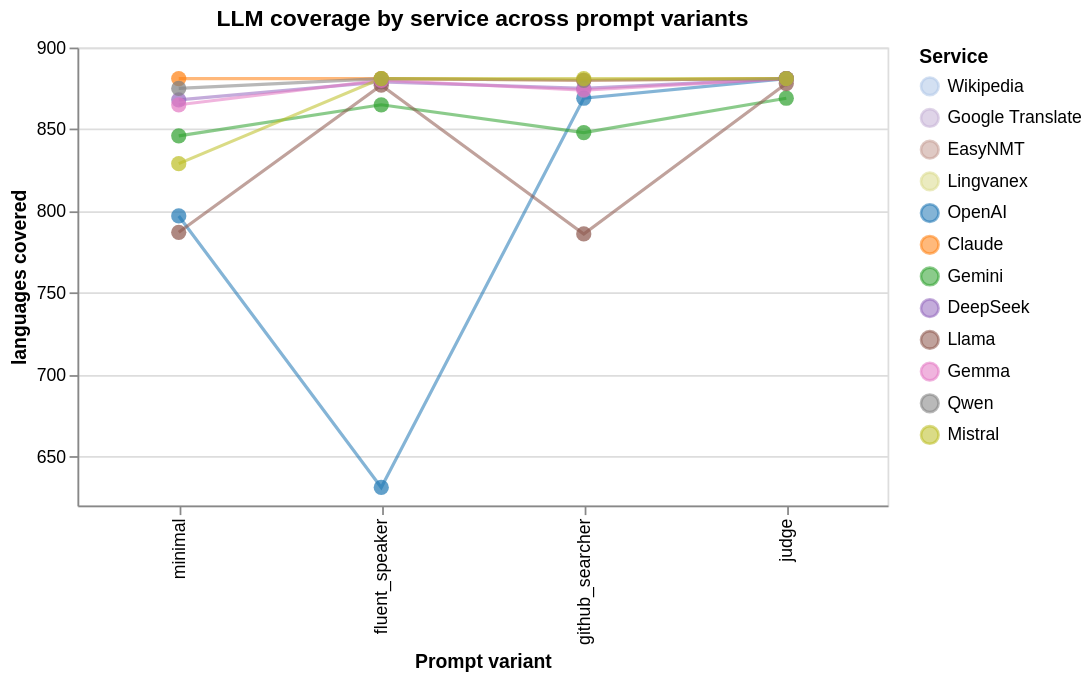

The code cell stored with this chart in its notebook:
### Markdown cell above
### Coverage Across Prompt Variants

This is the prompt-sensitive version of the availability snapshot in Notebook 02. Each line follows one LLM service across prompt variants, making it easy to see where coverage changes with prompt framing before moving into agreement and consensus metrics.

### Code cell
coverage_line = alt.Chart(fp_df).mark_line(opacity=0.55, strokeWidth=1.8).encode(
    x=alt.X("variant:N", sort=VARIANTS, title="Prompt variant"),
    y=alt.Y("n_languages:Q", title="languages covered", scale=alt.Scale(zero=False)),
    color=alt.Color(
        "service:N",
        sort=llm_order,
        scale=alt.Scale(domain=list(SERVICE_COLOURS.keys()), range=list(SERVICE_COLOURS.values())),
        title="Service",
    ),
    detail="service:N",
)
coverage_points = alt.Chart(fp_df).mark_point(filled=True, size=75).encode(
    x=alt.X("variant:N", sort=VARIANTS, title="Prompt variant"),
    y=alt.Y("n_languages:Q", title="languages covered", scale=alt.Scale(zero=False)),
    color=alt.Color(
        "service:N",
        sort=llm_order,
        scale=alt.Scale(domain=list(SERVICE_COLOURS.keys()), range=list(SERVICE_COLOURS.values())),
        title="Service",
    ),
    tooltip=[
        "service:N",
        "variant:N",
        alt.Tooltip("n_languages:Q", title="languages covered"),
        alt.Tooltip("mean_word_count:Q", format=".2f", title="mean word count"),
        alt.Tooltip("mean_llm_confidence:Q", format=".3f", title="mean LLM confidence"),
    ],
)

display((coverage_line + coverage_points).properties(
    width=460,
    height=260,
    title="LLM coverage by service across prompt variants",
))

### Figure 1 — Vega specification as saved in the notebook (floating-point values rounded to 4 significant figures)
{"$schema": "https://vega.github.io/schema/vega/v6.json", "data": [{"name": "source_0", "values": [{"service": "Claude", "variant": "minimal", "n_languages": 881, "mean_word_count": 2.71, "mean_llm_confidence": 0.23, "x_variant_sort_index": 0.0, "color_service_sort_index": 0.0}, {"service": "OpenAI", "variant": "minimal", "n_languages": 797, "mean_word_count": 2.29, "mean_llm_confidence": 0.232, "x_variant_sort_index": 0.0, "color_service_sort_index": 1.0}, {"service": "Gemini", "variant": "minimal", "n_languages": 846, "mean_word_count": 2.65, "mean_llm_confidence": 0.231, "x_variant_sort_index": 0.0, "color_service_sort_index": 2.0}, {"service": "DeepSeek", "variant": "minimal", "n_languages": 868, "mean_word_count": 2.74, "mean_llm_confidence": 0.23, "x_variant_sort_index": 0.0, "color_service_sort_index": 3.0}, {"service": "Llama", "variant": "minimal", "n_languages": 787, "mean_word_count": 2.31, "mean_llm_confidence": 0.231, "x_variant_sort_index": 0.0, "color_service_sort_index": 4.0}, {"service": "Gemma", "variant": "minimal", "n_languages": 865, "mean_word_count": 2.53, "mean_llm_confidence": 0.231, "x_variant_sort_index": 0.0, "color_service_sort_index": 5.0}, {"service": "Qwen", "variant": "minimal", "n_languages": 875, "mean_word_count": 2.08, "mean_llm_confidence": 0.23, "x_variant_sort_index": 0.0, "color_service_sort_index": 6.0}, {"service": "Mistral", "variant": "minimal", "n_languages": 829, "mean_word_count": 2.63, "mean_llm_confidence": 0.229, "x_variant_sort_index": 0.0, "color_service_sort_index": 7.0}, {"service": "Claude", "variant": "fluent_speaker", "n_languages": 881, "mean_word_count": 2.75, "mean_llm_confidence": 0.21, "x_variant_sort_index": 1.0, "color_service_sort_index": 0.0}, {"service": "OpenAI", "variant": "fluent_speaker", "n_languages": 631, "mean_word_count": 2.44, "mean_llm_confidence": 0.23, "x_variant_sort_index": 1.0, "color_service_sort_index": 1.0}, {"service": "Gemini", "variant": "fluent_speaker", "n_languages": 865, "mean_word_count": 2.75, "mean_llm_confidence": 0.211, "x_variant_sort_index": 1.0, "color_service_sort_index": 2.0}, {"service": "DeepSeek", "variant": "fluent_speaker", "n_languages": 879, "mean_word_count": 2.79, "mean_llm_confidence": 0.21, "x_variant_sort_index": 1.0, "color_service_sort_index": 3.0}, {"service": "Llama", "variant": "fluent_speaker", "n_languages": 877, "mean_word_count": 2.6, "mean_llm_confidence": 0.21, "x_variant_sort_index": 1.0, "color_service_sort_index": 4.0}, {"service": "Gemma", "variant": "fluent_speaker", "n_languages": 880, "mean_word_count": 2.6, "mean_llm_confidence": 0.21, "x_variant_sort_index": 1.0, "color_service_sort_index": 5.0}, {"service": "Qwen", "variant": "fluent_speaker", "n_languages": 881, "mean_word_count": 2.16, "mean_llm_confidence": 0.21, "x_variant_sort_index": 1.0, "color_service_sort_index": 6.0}, {"service": "Mistral", "variant": "fluent_speaker", "n_languages": 881, "mean_word_count": 2.87, "mean_llm_confidence": 0.21, "x_variant_sort_index": 1.0, "color_service_sort_index": 7.0}, {"service": "Claude", "variant": "github_searcher", "n_languages": 880, "mean_word_count": 2.57, "mean_llm_confidence": 0.266, "x_variant_sort_index": 2.0, "color_service_sort_index": 0.0}, {"service": "OpenAI", "variant": "github_searcher", "n_languages": 869, "mean_word_count": 2.22, "mean_llm_confidence": 0.267, "x_variant_sort_index": 2.0, "color_service_sort_index": 1.0}, {"service": "Gemini", "variant": "github_searcher", "n_languages": 848, "mean_word_count": 2.63, "mean_llm_confidence": 0.267, "x_variant_sort_index": 2.0, "color_service_sort_index": 2.0}, {"service": "DeepSeek", "variant": "github_searcher", "n_languages": 875, "mean_word_count": 2.29, "mean_llm_confidence": 0.267, "x_variant_sort_index": 2.0, "color_service_sort_index": 3.0}, {"service": "Llama", "variant": "github_searcher", "n_languages": 786, "mean_word_count": 2.27, "mean_llm_confidence": 0.264, "x_variant_sort_index": 2.0, "color_service_sort_index": 4.0}, {"service": "Gemma", "variant": "github_searcher", "n_languages": 874, "mean_word_count": 2.26, "mean_llm_confidence": 0.267, "x_variant_sort_index": 2.0, "color_service_sort_index": 5.0}, {"service": "Qwen", "variant": "github_searcher", "n_languages": 880, "mean_word_count": 2.13, "mean_llm_confidence": 0.266, "x_variant_sort_index": 2.0, "color_service_sort_index": 6.0}, {"service": "Mistral", "variant": "github_searcher", "n_languages": 881, "mean_word_count": 2.17, "mean_llm_confidence": 0.266, "x_variant_sort_index": 2.0, "color_service_sort_index": 7.0}, {"service": "Claude", "variant": "judge", "n_languages": 881, "mean_word_count": 2.62, "mean_llm_confidence": 0.494, "x_variant_sort_index": 3.0, "color_service_sort_index": 0.0}, {"service": "OpenAI", "variant": "judge", "n_languages": 881, "mean_word_count": 2.62, "mean_llm_confidence": 0.494, "x_variant_sort_index": 3.0, "color_service_sort_index": 1.0}, {"service": "Gemini", "variant": "judge", "n_languages": 869, "mean_word_count": 2.85, "mean_llm_confidence": 0.494, "x_variant_sort_index": 3.0, "color_service_sort_index": 2.0}, {"service": "DeepSeek", "variant": "judge", "n_languages": 881, "mean_word_count": 2.78, "mean_llm_confidence": 0.494, "x_variant_sort_index": 3.0, "color_service_sort_index": 3.0}, {"service": "Llama", "variant": "judge", "n_languages": 878, "mean_word_count": 2.79, "mean_llm_confidence": 0.493, "x_variant_sort_index": 3.0, "color_service_sort_index": 4.0}, {"service": "Gemma", "variant": "judge", "n_languages": 881, "mean_word_count": 2.5, "mean_llm_confidence": 0.494, "x_variant_sort_index": 3.0, "color_service_sort_index": 5.0}, {"service": "Qwen", "variant": "judge", "n_languages": 881, "mean_word_count": 2.59, "mean_llm_confidence": 0.494, "x_variant_sort_index": 3.0, "color_service_sort_index": 6.0}, {"service": "Mistral", "variant": "judge", "n_languages": 881, "mean_word_count": 2.72, "mean_llm_confidence": 0.494, "x_variant_sort_index": 3.0, "color_service_sort_index": 7.0}]}, {"name": "data_0", "values": [{"mean_llm_confidence": 0.23, "mean_word_count": 2.71, "n_languages": 881, "service": "Claude", "variant": "minimal"}, {"mean_llm_confidence": 0.232, "mean_word_count": 2.29, "n_languages": 797, "service": "OpenAI", "variant": "minimal"}, {"mean_llm_confidence": 0.231, "mean_word_count": 2.65, "n_languages": 846, "service": "Gemini", "variant": "minimal"}, {"mean_llm_confidence": 0.23, "mean_word_count": 2.74, "n_languages": 868, "service": "DeepSeek", "variant": "minimal"}, {"mean_llm_confidence": 0.231, "mean_word_count": 2.31, "n_languages": 787, "service": "Llama", "variant": "minimal"}, {"mean_llm_confidence": 0.231, "mean_word_count": 2.53, "n_languages": 865, "service": "Gemma", "variant": "minimal"}, {"mean_llm_confidence": 0.23, "mean_word_count": 2.08, "n_languages": 875, "service": "Qwen", "variant": "minimal"}, {"mean_llm_confidence": 0.229, "mean_word_count": 2.63, "n_languages": 829, "service": "Mistral", "variant": "minimal"}, {"mean_llm_confidence": 0.21, "mean_word_count": 2.75, "n_languages": 881, "service": "Claude", "variant": "fluent_speaker"}, {"mean_llm_confidence": 0.23, "mean_word_count": 2.44, "n_languages": 631, "service": "OpenAI", "variant": "fluent_speaker"}, {"mean_llm_confidence": 0.211, "mean_word_count": 2.75, "n_languages": 865, "service": "Gemini", "variant": "fluent_speaker"}, {"mean_llm_confidence": 0.21, "mean_word_count": 2.79, "n_languages": 879, "service": "DeepSeek", "variant": "fluent_speaker"}, {"mean_llm_confidence": 0.21, "mean_word_count": 2.6, "n_languages": 877, "service": "Llama", "variant": "fluent_speaker"}, {"mean_llm_confidence": 0.21, "mean_word_count": 2.6, "n_languages": 880, "service": "Gemma", "variant": "fluent_speaker"}, {"mean_llm_confidence": 0.21, "mean_word_count": 2.16, "n_languages": 881, "service": "Qwen", "variant": "fluent_speaker"}, {"mean_llm_confidence": 0.21, "mean_word_count": 2.87, "n_languages": 881, "service": "Mistral", "variant": "fluent_speaker"}, {"mean_llm_confidence": 0.266, "mean_word_count": 2.57, "n_languages": 880, "service": "Claude", "variant": "github_searcher"}, {"mean_llm_confidence": 0.267, "mean_word_count": 2.22, "n_languages": 869, "service": "OpenAI", "variant": "github_searcher"}, {"mean_llm_confidence": 0.267, "mean_word_count": 2.63, "n_languages": 848, "service": "Gemini", "variant": "github_searcher"}, {"mean_llm_confidence": 0.267, "mean_word_count": 2.29, "n_languages": 875, "service": "DeepSeek", "variant": "github_searcher"}, {"mean_llm_confidence": 0.264, "mean_word_count": 2.27, "n_languages": 786, "service": "Llama", "variant": "github_searcher"}, {"mean_llm_confidence": 0.267, "mean_word_count": 2.26, "n_languages": 874, "service": "Gemma", "variant": "github_searcher"}, {"mean_llm_confidence": 0.266, "mean_word_count": 2.13, "n_languages": 880, "service": "Qwen", "variant": "github_searcher"}, {"mean_llm_confidence": 0.266, "mean_word_count": 2.17, "n_languages": 881, "service": "Mistral", "variant": "github_searcher"}, {"mean_llm_confidence": 0.494, "mean_word_count": 2.62, "n_languages": 881, "service": "Claude", "variant": "judge"}, {"mean_llm_confidence": 0.494, "mean_word_count": 2.62, "n_languages": 881, "service": "OpenAI", "variant": "judge"}, {"mean_llm_confidence": 0.494, "mean_word_count": 2.85, "n_languages": 869, "service": "Gemini", "variant": "judge"}, {"mean_llm_confidence": 0.494, "mean_word_count": 2.78, "n_languages": 881, "service": "DeepSeek", "variant": "judge"}, {"mean_llm_confidence": 0.493, "mean_word_count": 2.79, "n_languages": 878, "service": "Llama", "variant": "judge"}, {"mean_llm_confidence": 0.494, "mean_word_count": 2.5, "n_languages": 881, "service": "Gemma", "variant": "judge"}, {"mean_llm_confidence": 0.494, "mean_word_count": 2.59, "n_languages": 881, "service": "Qwen", "variant": "judge"}, {"mean_llm_confidence": 0.494, "mean_word_count": 2.72, "n_languages": 881, "service": "Mistral", "variant": "judge"}]}, {"name": "source_0_x_domain_variant", "values": [{"sort_field": 0.0, "variant": "minimal"}, {"sort_field": 1.0, "variant": "fluent_speaker"}, {"sort_field": 2.0, "variant": "github_searcher"}, {"sort_field": 3.0, "variant": "judge"}]}], "marks": [{"type": "group", "name": "layer_0_pathgroup", "from": {"facet": {"data": "source_0", "name": "faceted_path_layer_0_main", "groupby": ["service", "service"]}}, "encode": {"update": {"width": {"field": {"signal": null, "datum": null, "group": "width", "parent": null}}, "height": {"field": {"signal": null, "datum": null, "group": "height", "parent": null}}}}, "marks": [{"type": "line", "name": "layer_0_marks", "from": {"data": "faceted_path_layer_0_main"}, "sort": {"field": "x"}, "encode": {"update": {"strokeWidth": {"value": 1.8}, "opacity": {"value": 0.55}, "y": {"field": "n_languages", "scale": "y"}, "x": {"field": "variant", "scale": "x"}, "defined": {"signal": "isValid(datum[\"n_languages\"]) && isFinite(+datum[\"n_languages\"])"}, "stroke": {"field": "service", "scale": "color"}}}, "style": ["line"]}]}, {"type": "symbol", "name": "layer_1_marks", "from": {"data": "data_0"}, "encode": {"update": {"size": {"value": 75}, "tooltip": {"signal": "{\"service\": isValid(datum[\"service\"]) ? datum[\"service\"] : \"\"+datum[\"service\"], \"variant\": isValid(datum[\"variant\"]) ? datum[\"variant\"] : \"\"+datum[\"variant\"], \"languages covered\": format(datum[\"n_languages\"], \"\"), \"mean word count\": format(datum[\"mean_word_count\"], \".2f\"), \"mean LLM confidence\": format(datum[\"mean_llm_confidence\"], \".3f\")}"}, "y": {"field": "n_languages", "scale": "y"}, "opacity": {"value": 0.7}, "fill": {"field": "service", "scale": "color"}, "x": {"field": "variant", "scale": "x"}}}, "style": ["point"]}], "scales": [{"name": "x", "type": "point", "domain": {"data": "source_0_x_domain_variant", "field": "variant", "sort": {"op": "max", "field": "sort_field"}}, "range": [0, {"signal": "width"}], "padding": 0.5}, {"name": "y", "type": "linear", "domain": {"fields": [{"data": "source_0", "field": "n_languages"}, {"data": "data_0", "field": "n_languages"}]}, "range": [{"signal": "height"}, 0], "zero": false, "nice": true}, {"name": "color", "type": "ordinal", "domain": ["Wikipedia", "Google Translate", "EasyNMT", "Lingvanex", "OpenAI", "Claude", "Gemini", "DeepSeek", "Llama", "Gemma", "Qwen", "Mistral"], "range": ["#aec7e8", "#c5b0d5", "#c49c94", "#dbdb8d", "#1f77b4", "#ff7f0e", "#2ca02c", "#9467bd", "#8c564b", "#e377c2", "#7f7f7f", "#bcbd22"]}], "axes": [{"scale": "y", "zindex": 0, "gridScale": "x", "labels": false, "domain": false, "minExtent": 0, "aria": false, "ticks": false, "grid": true, "orient": "left", "maxExtent": 0, "tickCount": {"signal": "ceil(height/40)"}}, {"scale": "x", "orient": "bottom", "title": "Prompt variant", "labelAlign": "right", "labelAngle": 270, "labelBaseline": "middle", "zindex": 0, "grid": false}, {"scale": "y", "labelOverlap": true, "orient": "left", "tickCount": {"signal": "ceil(height/40)"}, "zindex": 0, "grid": false, "title": "languages covered"}], "title": {"text": "LLM coverage by service across prompt variants", "frame": "group"}, "width": 460, "padding": 5, "style": "cell", "background": "white", "legends": [{"title": "Service", "stroke": "color", "symbolType": "circle", "encode": {"symbols": {"update": {"opacity": {"value": 0.55}}}}, "fill": "color"}], "height": 260}
